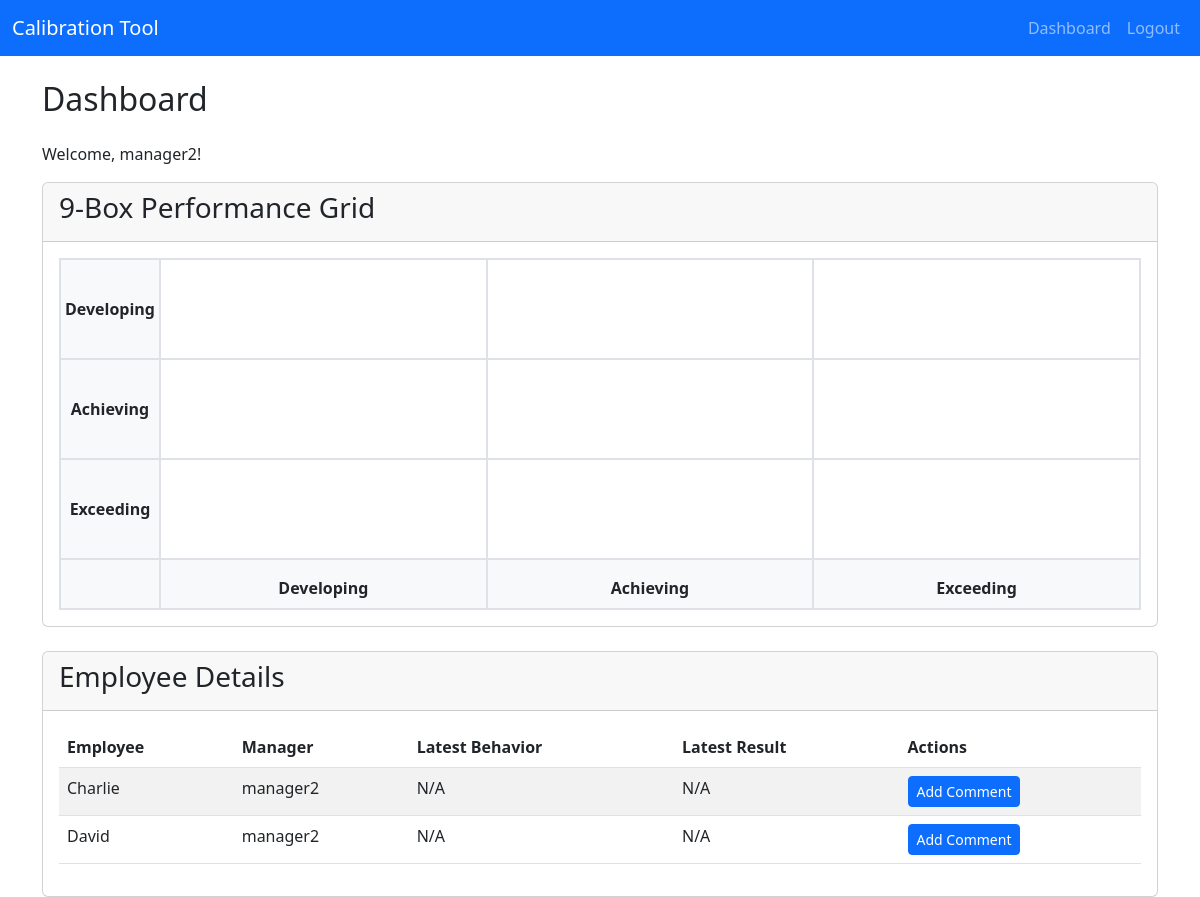
The page /dashboard (signed in) on the database its author committed.
### app.py (models this page shows)
class User(db.Model):
    id = db.Column(db.Integer, primary_key=True)
    username = db.Column(db.String(150), unique=True, nullable=False)
    password = db.Column(db.String(150), nullable=False)
    role = db.Column(db.String(50), nullable=False) # 'Engineering Lead' or 'Manager'

class Employee(db.Model):
    id = db.Column(db.Integer, primary_key=True)
    name = db.Column(db.String(150), nullable=False)
    manager_id = db.Column(db.Integer, db.ForeignKey('user.id'))
    manager = db.relationship('User', backref=db.backref('reports', lazy=True))

### app.py (the view)
@app.route('/dashboard')
@login_required
def dashboard():
    user = User.query.get(session['user_id'])
    if user.role == 'Engineering Lead':
        employees = Employee.query.all()
    else:
        employees = user.reports
    classification_map = {'Developing': 0, 'Achieving': 1, 'Exceeding': 2}
    grid = [[[] for _ in range(3)] for _ in range(3)]
    employee_performance = []
    for emp in employees:
        latest_behavior = CalibrationComment.query.filter_by(employee_id=emp.id, comment_type='Behavior').order_by(CalibrationComment.id.desc()).first()
        latest_result = CalibrationComment.query.filter_by(employee_id=emp.id, comment_type='Result').order_by(CalibrationComment.id.desc()).first()
        behavior_class = latest_behavior.classification if latest_behavior else 'N/A'
        result_class = latest_result.classification if latest_result else 'N/A'
        emp_data = {
            'employee': emp,
            'behavior': behavior_class,
            'result': result_class
        }
        employee_performance.append(emp_data)
        if behavior_class in classification_map and result_class in classification_map:
            x = classification_map[result_class]
            y = classification_map[behavior_class]
            grid[y][x].append(emp)
    return render_template('dashboard.html', user=user, employees_performance=employee_performance, grid=grid)

### app.py (called while the page is built)
def login_required(f):
    @wraps(f)
    def decorated_function(*args, **kwargs):
        if 'user_id' not in session:
            return redirect(url_for('login'))
        return f(*args, **kwargs)
    return decorated_function

### templates/dashboard.html (shortened to what this page needs)
{% extends 'base.html' %}
{% block content %}
<h2 class="mb-4">Dashboard</h2>
<p>Welcome, {{ user.username }}!</p>
<div class="card mb-4">
  <div class="card-header">
    <h3 class="card-title">9-Box Performance Grid</h3>
  </div>
  <div class="card-body">
    <div class="nine-box-grid">
      <div class="grid-row">
        <div class="grid-cell y-axis-label">Developing</div>
        <div class="grid-cell">
        </div>
        <div class="grid-cell">
        </div>
        <div class="grid-cell">
        </div>
      </div>
      <div class="grid-row">
        <div class="grid-cell y-axis-label">Achieving</div>
        <div class="grid-cell">
        </div>
        <div class="grid-cell">
        </div>
        <div class="grid-cell">
        </div>
      </div>
      <div class="grid-row">
        <div class="grid-cell y-axis-label">Exceeding</div>
        <div class="grid-cell">
        </div>
        <div class="grid-cell">
        </div>
        <div class="grid-cell">
        </div>
      </div>
      <div class="grid-row">
        <div class="grid-cell y-axis-label"></div>
        <div class="grid-cell x-axis-label">Developing</div>
        <div class="grid-cell x-axis-label">Achieving</div>
        <div class="grid-cell x-axis-label">Exceeding</div>
      </div>
    </div>
  </div>
</div>
<div class="card">
  <div class="card-header">
    <h3 class="card-title">Employee Details</h3>
  </div>
  <div class="card-body">
    <table class="table table-striped">
      <thead>
        <tr>
          <th>Employee</th>
          <th>Manager</th>
          <th>Latest Behavior</th>
          <th>Latest Result</th>
          <th>Actions</th>
        </tr>
      </thead>
      <tbody>
        {% for data in employees_performance %}
        <tr>
          <td>{{ data.employee.name }}</td>
          <td>{{ data.employee.manager.username }}</td>
          <td>{{ data.behavior }}</td>
          <td>{{ data.result }}</td>
          <td>
            <a href="{{ url_for('add_comment', employee_id=data.employee.id) }}" class="btn btn-sm btn-primary">Add Comment</a>
          </td>
        </tr>
        {% endfor %}
      </tbody>
    </table>
  </div>
</div>
{% endblock %}

### static/css/style.css (style rules this page uses)
.nine-box-grid { display: grid; grid-template-columns: 100px repeat(3, 1fr); grid-template-rows: repeat(3, 1fr) 50px; border: 1px solid #dee2e6; }
.grid-cell { border: 1px solid #dee2e6; padding: 1rem; min-height: 100px; display: flex; flex-wrap: wrap; gap: 5px; align-items: flex-start; }
.grid-cell.y-axis-label, .grid-cell.x-axis-label { background-color: #f8f9fa; font-weight: bold; display: flex; align-items: center; justify-content: center; min-height: 50px; }
.grid-row { display: contents; }

### rows shown on the page
User: username "manager2", employee.manager.username "manager2" "manager2"
Employee: employee.name "Charlie"
Employee: employee.name "David"

### other values the page prints
{{ data.behavior }} "N/A" "N/A"
{{ data.result }} "N/A" "N/A"
